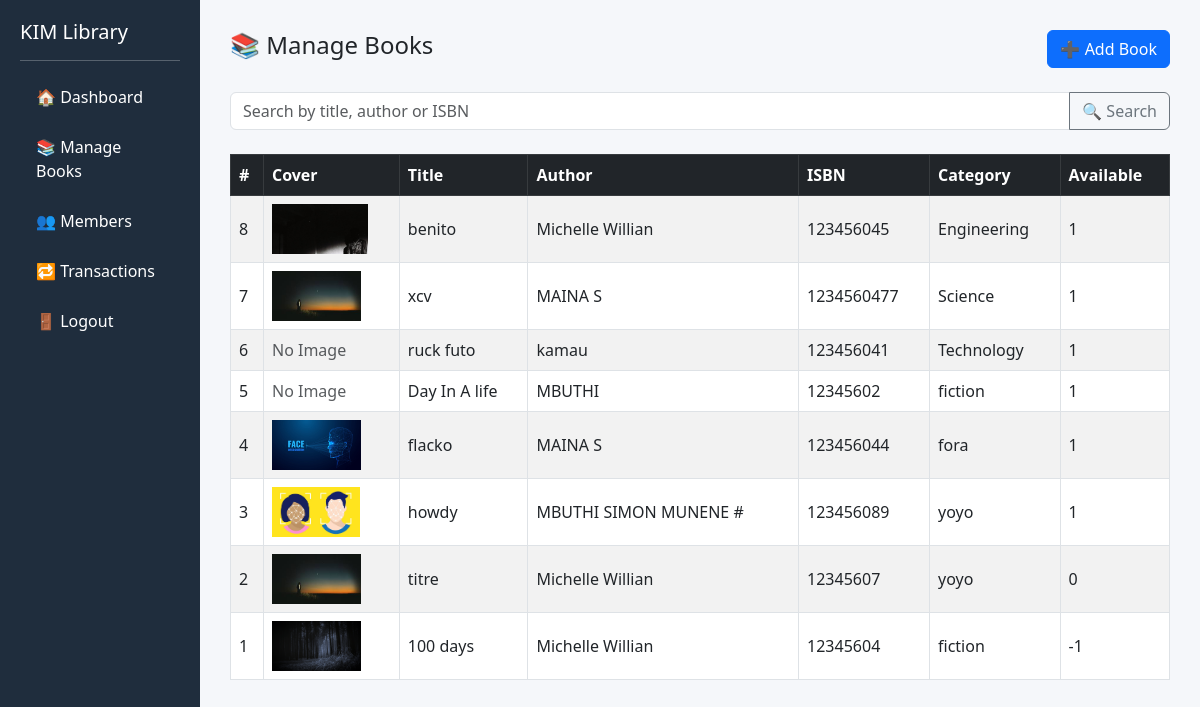
/books, run on the app's committed database.
### tables this page shows
CREATE TABLE books (
            id INTEGER PRIMARY KEY AUTOINCREMENT,
            title TEXT,
            author TEXT,
            isbn TEXT,
            category TEXT,
            available INTEGER
        , cover TEXT);

### app.py (the view)
@app.route('/books', methods=['GET'])
def books():
    conn = get_db_connection()
    cur = conn.cursor()
    search = request.args.get('search', '')
    if search:
        query = """
        SELECT * FROM books
        WHERE title LIKE ? OR author LIKE ? OR isbn LIKE ?
        ORDER BY id DESC
        """
        like = f"%{search}%"
        cur.execute(query, (like, like, like))
    else:
        cur.execute("SELECT * FROM books ORDER BY id DESC")
    books = cur.fetchall()
    conn.close()
    return render_template('books.html', books=books)

### db.py (called while the page is built)
def get_db_connection():
    conn = sqlite3.connect('library.db')
    conn.row_factory = sqlite3.Row
    return conn

### Templates/books.html (shortened to what this page needs)
<!DOCTYPE html>
<html>
<head>
    <link href="https://cdn.jsdelivr.net/npm/bootstrap@5.3.0/dist/css/bootstrap.min.css" rel="stylesheet">
</head>
<body>
<div class="container-fluid">
    <div class="row">
        <div class="col-md-2 sidebar">
            <h5>KIM Library</h5>
            <hr>
            <ul class="nav flex-column">
                <li class="nav-item"><a class="nav-link" href="/librarian/dashboard">🏠 Dashboard</a></li>
                <li class="nav-item"><a class="nav-link" href="/books">📚 Manage Books</a></li>
                <li class="nav-item"><a class="nav-link" href="/members">👥 Members</a></li>
                <li class="nav-item"><a class="nav-link" href="/transactions">🔁 Transactions</a></li>
                <li class="nav-item"><a class="nav-link" href="/librarian/logout">🚪 Logout</a></li>
            </ul>
        </div>
        <div class="col-md-10 content">
            <div class="d-flex justify-content-between align-items-center mb-4">
                <h4>📚 Manage Books</h4>
                <button class="btn btn-primary" data-bs-toggle="modal" data-bs-target="#addBookModal">➕ Add Book</button>
            </div>
            <form class="input-group mb-4" method="GET" action="/books">
                <input type="text" class="form-control" name="search" placeholder="Search by title, author or ISBN" value="{{ request.args.get('search', '') }}">
                <button class="btn btn-outline-secondary" type="submit">🔍 Search</button>
            </form>
            <div class="table-responsive">
                <table class="table table-striped table-bordered align-middle">
                    <thead class="table-dark">
                        <tr>
                            <th>#</th>
                            <th>Cover</th>
                            <th>Title</th>
                            <th>Author</th>
                            <th>ISBN</th>
                            <th>Category</th>
                            <th>Available</th>
                        </tr>
                    </thead>
                    <tbody>
                        {% for book in books %}
                        <tr>
                            <td>{{ book.id }}</td>
                            <td>
                                {% if book.cover %}
                                    <img src="{{ url_for('static', filename='covers/' ~ book.cover) }}" alt="Cover">
                                {% else %}
                                    <span class="text-muted">No Image</span>
                                {% endif %}
                            </td>
                            <td>{{ book.title }}</td>
                            <td>{{ book.author }}</td>
                            <td>{{ book.isbn }}</td>
                            <td>{{ book.category }}</td>
                            <td>{{ book.available }}</td>
                        </tr>
                        {% endfor %}
                    </tbody>
                </table>
            </div>
        </div>
    </div>
</div>
</body>
</html>

### Templates/books.html (style rules this page uses)
body { background: #f5f7fa; }
.sidebar { height: 100vh; background-color: #1f2d3d; padding: 20px; color: white; }
.sidebar .nav-link { color: #fff; margin-bottom: 10px; }
.content { padding: 30px; }
.table img { max-height: 50px; }

### data on the page
books: id "8", cover (picture), title "benito", author "Michelle Willian", isbn "123456045", category "Engineering", available "1"
books: id "7", cover (picture), title "xcv", author "MAINA S", isbn "1234560477", category "Science", available "1"
books: id "6", shows "No Image", title "ruck futo", author "kamau", isbn "123456041", category "Technology", available "1"
books: id "5", shows "No Image", title "Day In A life", author "MBUTHI", isbn "12345602", category "fiction", available "1"
books: id "4", cover (picture), title "flacko", author "MAINA S", isbn "123456044", category "fora", available "1"
books: id "3", cover (picture), title "howdy", author "MBUTHI SIMON MUNENE #", isbn "123456089", category "yoyo", available "1"
books: id "2", cover (picture), title "titre", author "Michelle Willian", isbn "12345607", category "yoyo", available "0"
books: id "1", cover (picture), title "100 days", author "Michelle Willian", isbn "12345604", category "fiction", available "-1"
